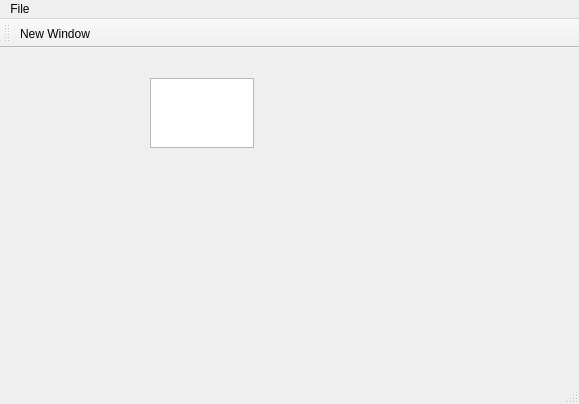
<?xml version="1.0" encoding="UTF-8"?>
<ui version="4.0">
 <class>MainWindow</class>
 <widget class="QMainWindow" name="MainWindow">
  <property name="geometry">
   <rect>
    <x>0</x>
    <y>0</y>
    <width>579</width>
    <height>404</height>
   </rect>
  </property>
  <property name="windowTitle">
   <string>MainWindow</string>
  </property>
  <widget class="QWidget" name="centralWidget">
   <widget class="QPlainTextEdit" name="plainTextEdit">
    <property name="geometry">
     <rect>
      <x>150</x>
      <y>30</y>
      <width>104</width>
      <height>70</height>
     </rect>
    </property>
   </widget>
  </widget>
  <widget class="QMenuBar" name="menuBar">
   <property name="geometry">
    <rect>
     <x>0</x>
     <y>0</y>
     <width>579</width>
     <height>27</height>
    </rect>
   </property>
   <widget class="QMenu" name="menuFile">
    <property name="title">
     <string>File</string>
    </property>
    <addaction name="actionNew_Window"/>
   </widget>
   <addaction name="menuFile"/>
  </widget>
  <widget class="QToolBar" name="mainToolBar">
   <attribute name="toolBarArea">
    <enum>TopToolBarArea</enum>
   </attribute>
   <attribute name="toolBarBreak">
    <bool>false</bool>
   </attribute>
   <addaction name="actionNew_Window"/>
  </widget>
  <widget class="QStatusBar" name="statusBar"/>
  <action name="actionNew_Window">
   <property name="text">
    <string>New Window</string>
   </property>
  </action>
 </widget>
 <layoutdefault spacing="6" margin="11"/>
 <resources/>
 <connections/>
</ui>
